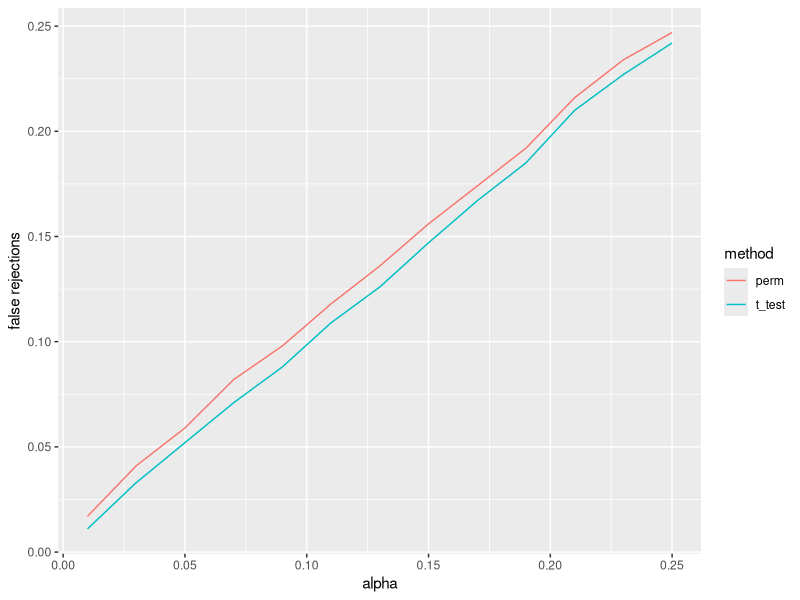

The R source for this figure:
### Trials for comparing type I error between t-test and test through balanced permutation
### This simulation assumes that both groups follow normal distribution with sd = 1

# Number of replications
rep <- 1000
# Number of samples drawn to get empirical distribution
m <- 10000
# Nominal significance level
alpha <- seq(0.01, 0.25, by = 0.02)
# Number of samples in each group
n <- 4
# Normal mean for each group
mu1 <- 0
mu2 <- 0
# Standard deviation for the normal distribution for each group
sigma <- 1

# Simulate control group and treatment group and repeat 'rep' times
control <- replicate(rep, rnorm(n, mu1, sigma))
treat <- replicate(rep, rnorm(n, mu2, sigma))
dat <- rbind(control, treat)

# Construct all the permutations (half when each group has equal number of samples based on symmetry)
# Randomly pick one from all the balanced permutations
perms <- combn(2*n, n)
perms <- perms[, seq_len(ncol(perms)/2)]
idx <- which(apply(perms, 2, FUN = function(x) sum(x %in% (1:n)) == floor(n/2)))
perm <- perms[, sample(idx, 1)]

##########################################################
###############     Two-sample t-test     ################    
##########################################################

stat_t_test <- unlist(lapply(1:rep, FUN = function(x, control, treat) 
  t.test(control[, x], treat[, x])$statistic, control = control, treat = treat))
p_val_t_test <- unlist(lapply(1:rep, FUN = function(x, control, treat) 
  t.test(control[, x], treat[, x])$p.value, control = control, treat = treat))
# False rejections
fr_t_test <- unlist(lapply(alpha, FUN = function(x, p_val) sum(p_val <= x)/rep, p_val = p_val_t_test))

##########################################################
#######    Heuristic balanced permutation test    ########    
##########################################################
mu2_heuristic <- 0.05
J <- rpois(m, n/4*(mu2_heuristic - mu1)^2)
t_sam <- rt(m, df = 2*n - 2 + 2*J)
# Draw samples from the supposed distribution for the balanced permuted statistic given heuristic alt mean
emp_alt <- sqrt((2*n - 2)/(2*n - 2 + 2*J))*t_sam
alt_ecdf <- ecdf(abs(emp_alt))

p_val_perm <- 1 - alt_ecdf(abs(stat_t_test))
# False rejections
fr_perm <-  unlist(lapply(alpha, FUN = function(x, p_val) sum(p_val <= x)/rep, p_val = p_val_perm))

##########################################################
#######      Compare the power of two methods     ########    
##########################################################
library(ggplot2)
plot_data <- data.frame(matrix(0, ncol = 3, nrow = 2*length(alpha)))
plot_data[, 1] <- rep(alpha, 2)
plot_data[, 2] <- c(fr_t_test, fr_perm)
plot_data[, 3] <- c(rep("t_test", length(alpha)), rep("perm", length(alpha)))

colnames(plot_data) <- c("alpha", "false rejections", "method")

ggplot(data = plot_data, aes(x = alpha, y = `false rejections`, color = method)) + geom_line()
